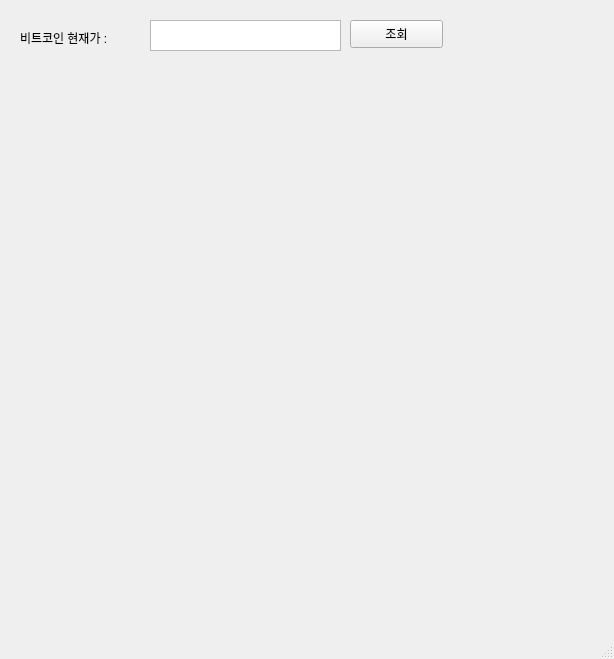
<?xml version="1.0" encoding="UTF-8"?>
<ui version="4.0">
 <class>MainWindow</class>
 <widget class="QMainWindow" name="MainWindow">
  <property name="geometry">
   <rect>
    <x>0</x>
    <y>0</y>
    <width>614</width>
    <height>659</height>
   </rect>
  </property>
  <property name="windowTitle">
   <string>MainWindow</string>
  </property>
  <widget class="QWidget" name="centralwidget">
   <widget class="QPushButton" name="pushButton">
    <property name="geometry">
     <rect>
      <x>350</x>
      <y>20</y>
      <width>93</width>
      <height>28</height>
     </rect>
    </property>
    <property name="text">
     <string>조회</string>
    </property>
   </widget>
   <widget class="QTextEdit" name="textEdit">
    <property name="geometry">
     <rect>
      <x>150</x>
      <y>20</y>
      <width>191</width>
      <height>31</height>
     </rect>
    </property>
    <property name="html">
     <string>&lt;!DOCTYPE HTML PUBLIC &quot;-//W3C//DTD HTML 4.0//EN&quot; &quot;http://www.w3.org/TR/REC-html40/strict.dtd&quot;&gt;
&lt;html&gt;&lt;head&gt;&lt;meta name=&quot;qrichtext&quot; content=&quot;1&quot; /&gt;&lt;style type=&quot;text/css&quot;&gt;
p, li { white-space: pre-wrap; }
&lt;/style&gt;&lt;/head&gt;&lt;body style=&quot; font-family:'Gulim'; font-size:9pt; font-weight:400; font-style:normal;&quot;&gt;
&lt;p style=&quot;-qt-paragraph-type:empty; margin-top:0px; margin-bottom:0px; margin-left:0px; margin-right:0px; -qt-block-indent:0; text-indent:0px;&quot;&gt;&lt;br /&gt;&lt;/p&gt;&lt;/body&gt;&lt;/html&gt;</string>
    </property>
   </widget>
   <widget class="QLabel" name="label">
    <property name="geometry">
     <rect>
      <x>20</x>
      <y>30</y>
      <width>131</width>
      <height>16</height>
     </rect>
    </property>
    <property name="text">
     <string>비트코인 현재가 :</string>
    </property>
   </widget>
  </widget>
  <widget class="QMenuBar" name="menubar">
   <property name="geometry">
    <rect>
     <x>0</x>
     <y>0</y>
     <width>614</width>
     <height>26</height>
    </rect>
   </property>
  </widget>
  <widget class="QStatusBar" name="statusbar"/>
 </widget>
 <resources/>
 <connections/>
</ui>
